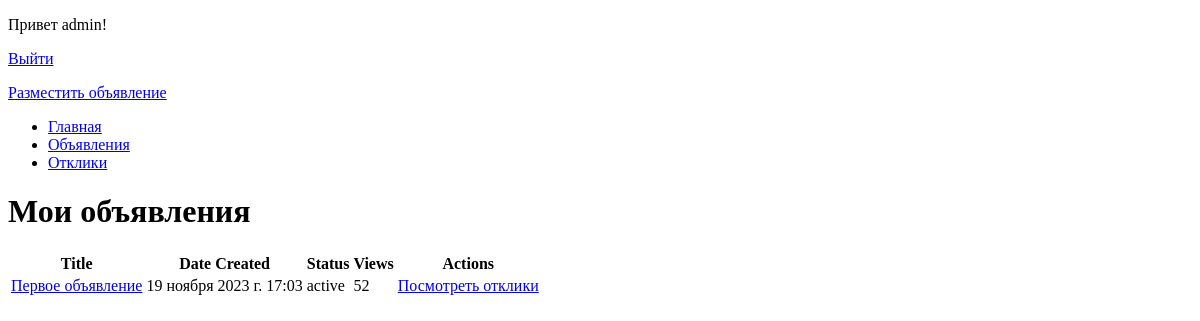
The page /board/adsprivate/ (signed in) on the database as committed earlier.
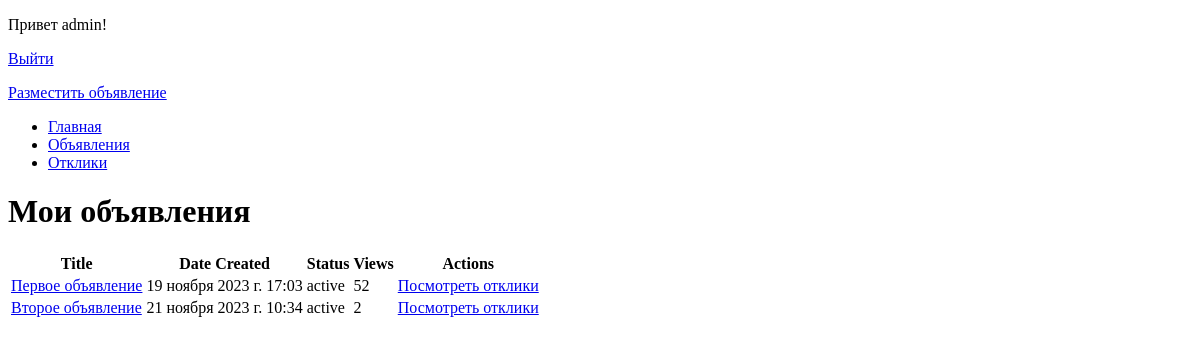
The same page on the database as committed later.
### board/models.py (models this page shows, shortened)
class Ad(models.Model):
    title = models.CharField(max_length=100)
    author = models.ForeignKey(User, on_delete=models.CASCADE, related_name='ads_created')
    text = HTMLField()
    category = models.ForeignKey(Category, on_delete=models.CASCADE)
    date_create = models.DateTimeField(auto_now_add=True)
    status = models.CharField(max_length=20, choices=STATUS_CHOICES)
    views = models.IntegerField()
    like = models.ManyToManyField(User, through='LikePage', related_name='liked_ads')

### board/views.py (the view)
# urls.py: path('adsprivate/', AdPrivatePage.as_view(), name='adsprivate'),
class AdPrivatePage(ListView):
    model = Ad
    template_name = 'ads_private.html'
    context_object_name = 'ads'
    ordering = ['-date_create']
    def get_queryset(self):
        if self.request.user.is_authenticated:
            return Ad.objects.filter(author=self.request.user)
        else:
            return Ad.objects.none()

### templates/ads_private.html
{% extends "default.html" %}
{% block content %}
  <h1>Мои объявления</h1>
  <table>
    <thead>
      <tr>
        <th>Title</th>
        <th>Date Created</th>
        <th>Status</th>
        <th>Views</th>
        <th>Actions</th>
      </tr>
    </thead>
    <tbody>
      {% for ad in ads %}
        <tr>
          <td>
            <a href="{% url 'ads_detail' pk=ad.id %}">{{ ad.title }}</a>
          </td>
          <td>{{ ad.date_create }}</td>
          <td>{{ ad.status }}</td>
          <td>{{ ad.views }}</td>
          <td>
            <a href="{% url 'ad_private_detail' pk=ad.id %}">Посмотреть отклики</a>
          </td>
        </tr>
      {% endfor %}
    </tbody>
  </table>
{% endblock %}

Rows that differ between the two databases and show on the page:
added Ad: title "Второе объявление", date_create "21 ноября 2023 г. 10:34", status "active", views "2"
